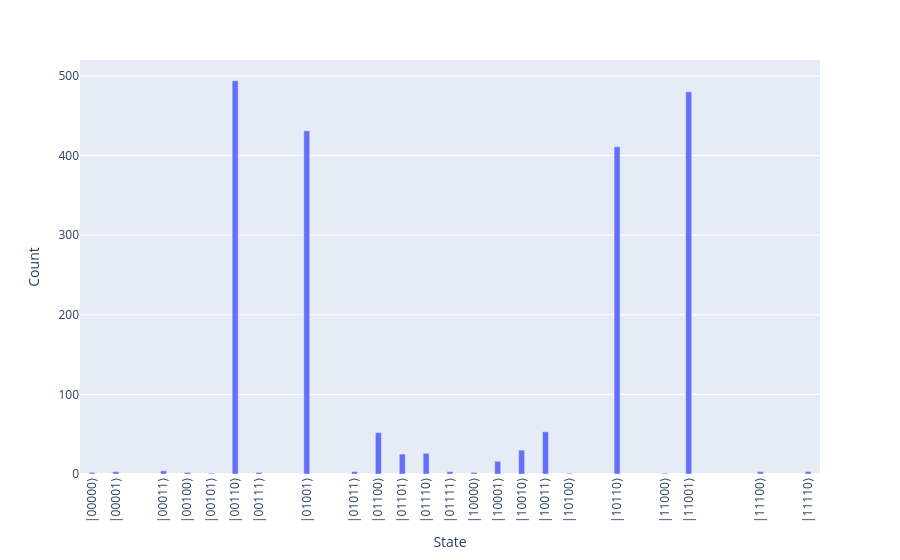

Notebook source saved alongside this figure:
### Markdown cell above
Resultados:

### Code cell
p = 4
params = [0.5 for _ in range(p * 2)]

res = minimize(
    partial(objective, edges=edges, num_nodes=num_nodes),
    params,
    method="COBYLA",
)

print(res)

sample(qaoa(res.x, edges, num_nodes)).histogram("bin")

### Figure 1 — Plotly figure (JSON) as saved in the notebook; plotly's stock layout.template omitted (floating-point values rounded to 4 significant figures)
{"data": [{"hovertemplate": "State=%{x}<br>Count=%{y}<extra></extra>", "legendgroup": "", "marker": {"color": "#636efa", "pattern": {"shape": ""}}, "name": "", "orientation": "v", "showlegend": false, "textposition": "auto", "type": "bar", "x": [3, 7, 1, 24, 0, 22, 18, 12, 16, 28, 20, 9, 17, 25, 4, 14, 15, 6, 5, 30, 19, 13, 11], "xaxis": "x", "y": [4, 2, 3, 1, 2, 411, 30, 52, 2, 3, 1, 431, 16, 480, 2, 26, 3, 494, 1, 3, 53, 25, 3], "yaxis": "y"}], "layout": {"bargap": 0.75, "barmode": "relative", "legend": {"tracegroupgap": 0}, "margin": {"t": 60}, "xaxis": {"anchor": "y", "domain": [0.0, 1.0], "tickangle": -90, "tickmode": "array", "ticktext": ["|00011⟩", "|00111⟩", "|00001⟩", "|11000⟩", "|00000⟩", "|10110⟩", "|10010⟩", "|01100⟩", "|10000⟩", "|11100⟩", "|10100⟩", "|01001⟩", "|10001⟩", "|11001⟩", "|00100⟩", "|01110⟩", "|01111⟩", "|00110⟩", "|00101⟩", "|11110⟩", "|10011⟩", "|01101⟩", "|01011⟩"], "tickvals": [3, 7, 1, 24, 0, 22, 18, 12, 16, 28, 20, 9, 17, 25, 4, 14, 15, 6, 5, 30, 19, 13, 11], "title": {"text": "State"}, "type": "linear"}, "yaxis": {"anchor": "x", "domain": [0.0, 1.0], "title": {"text": "Count"}}}}
